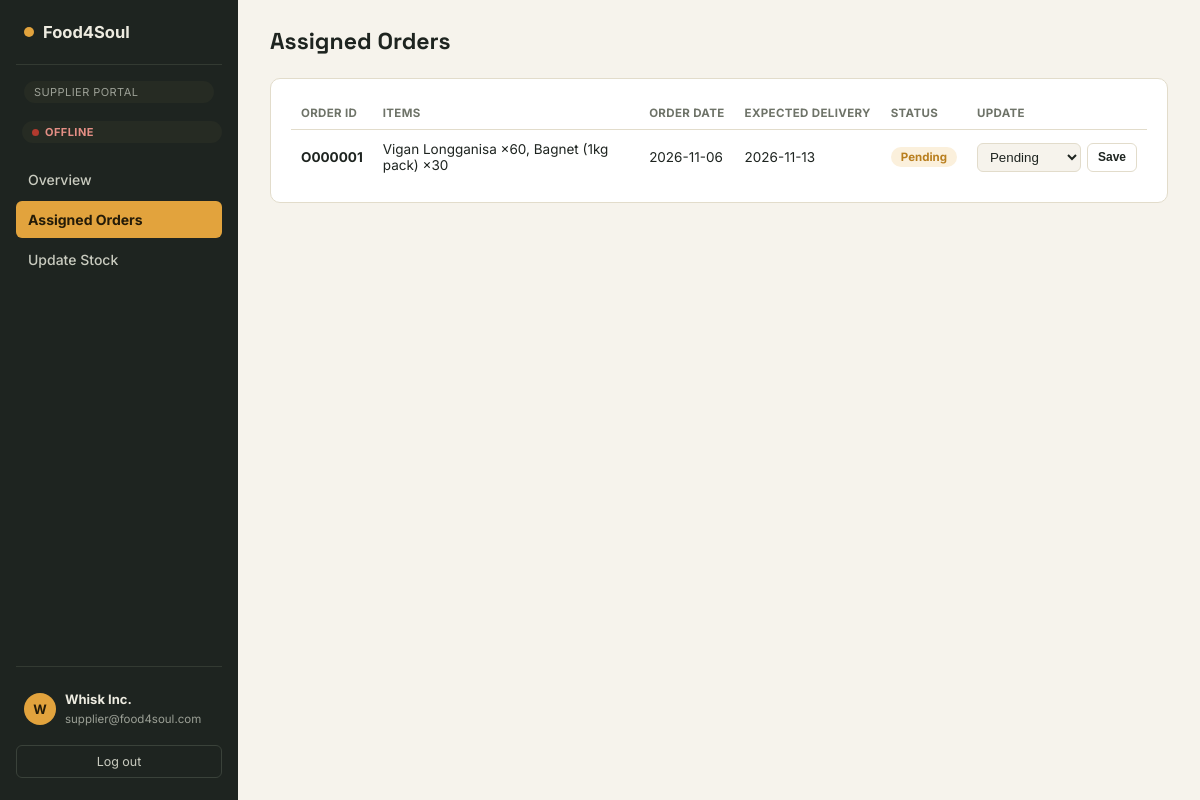
Page /supplier/orders.php (signed in) on the committed database.
### tables this page shows
CREATE TABLE orders (
  Order_ID                VARCHAR(10) PRIMARY KEY,
  Order_Date              DATE NOT NULL,
  Expected_Delivery_Date  DATE,
  Status                  ENUM('Pending','Processing','Delivered','Cancelled') DEFAULT 'Pending',
  Supplier_ID             VARCHAR(10),
  CONSTRAINT fk_orders_supplier
    FOREIGN KEY (Supplier_ID) REFERENCES suppliers(Supplier_ID) ON DELETE SET NULL
);

### includes/functions.php (called while the page is built, shortened)
<?php
function badge_class($status) {
    $map = [
        'Delivered' => 'ok', 'In Stock' => 'ok',
        'Pending' => 'warn', 'Low Stock' => 'bad', 'Out of Stock' => 'out',
        'Processing' => 'neutral', 'Cancelled' => 'bad',
        'Unread' => 'warn', 'Read' => 'neutral',
    ];
    return $map[$status] ?? 'neutral';
}

### supplier/orders.php (the view, shortened to what this page needs)
<?php
require_once __DIR__ . '/../includes/auth.php';
require_once __DIR__ . '/../includes/functions.php';
$supplierId = current_user()['Supplier_ID'];
$stmt = $pdo->prepare("SELECT * FROM orders WHERE Supplier_ID = ? ORDER BY Order_Date DESC");
$stmt->execute([$supplierId]);
$orders = $stmt->fetchAll();
$itemsStmt = $pdo->prepare("SELECT od.Quantity, p.Product_Name FROM order_details od JOIN products p ON p.Product_ID = od.Product_ID WHERE od.Order_ID = ?");
require __DIR__ . '/../includes/header.php';
?>
<div class="topbar"><h1>Assigned Orders</h1></div>
<div class="panel" data-live="orders"><div class="table-scroll">
  <table>
    <thead><tr><th>Order ID</th><th>Items</th><th>Order date</th><th>Expected delivery</th><th>Status</th><th>Update</th></tr></thead>
    <tbody>
      <?php foreach ($orders as $o):
        $itemsStmt->execute([$o['Order_ID']]);
        $itemStr = implode(', ', array_map(fn($i) => $i['Product_Name'] . ' ×' . $i['Quantity'], $itemsStmt->fetchAll()));
      ?>
        <tr>
          <td><strong><?= htmlspecialchars($o['Order_ID']) ?></strong></td>
          <td><?= htmlspecialchars($itemStr) ?></td>
          <td><?= htmlspecialchars($o['Order_Date']) ?></td>
          <td><?= htmlspecialchars($o['Expected_Delivery_Date']) ?></td>
          <td><span class="badge <?= badge_class($o['Status']) ?>" data-key="ostatus-<?= htmlspecialchars($o['Order_ID']) ?>"><?= htmlspecialchars($o['Status']) ?></span></td>
          <td>
            <?php if (in_array($o['Status'], ['Delivered', 'Cancelled'], true)): ?>
              <span class="hint"><?= $o['Status'] === 'Delivered' ? 'Delivered · stock added' : 'Closed' ?></span>
            <?php else: ?>
            <form method="post" style="display:flex;gap:6px;" onsubmit="var s=this.status.value; return s!=='Delivered' || confirm('Mark <?= htmlspecialchars($o['Order_ID']) ?> as delivered? This adds the ordered quantities to stock.');">
              <select class="inline-input" name="status" style="width:auto;">
                <?php foreach (['Pending','Processing','Delivered','Cancelled'] as $s): ?>
                  <option <?= $s === $o['Status'] ? 'selected' : '' ?>><?= $s ?></option>
                <?php endforeach; ?>
              </select>
              <button class="btn btn-ghost btn-sm" type="submit">Save</button>
            </form>
            <?php endif; ?>
          </td>
        </tr>
      <?php endforeach; ?>
    </tbody>
  </table>
</div></div>
<?php require __DIR__ . '/../includes/footer.php'; ?>

### assets/css/style.css (style rules this page uses)
:root { --ink:#1E2420; --ink-soft:#3A433C; --paper:#F6F3EC; --paper-raised:#FFFFFF; --line:#E2DCCB; --marigold:#E2A33D; --marigold-deep:#B97F1F; --basil:#3E6B52; --basil-soft:#E6EEE7; --paprika:#B23A2E; --paprika-soft:#F7E4DF; --slate:#6E7368; --radius-sm:6px; --radius-md:10px; --radius-lg:18px; }
* { box-sizing:border-box; }
html,body { height:100%; }
body { margin:0;font-family:'Inter',system-ui,sans-serif;background:var(--paper);color:var(--ink); }
h1,h2,h3,.num { font-family:'Space Grotesk',system-ui,sans-serif; }
.topbar { display:flex;align-items:center;justify-content:space-between;margin-bottom:22px;gap:16px;flex-wrap:wrap; }
.topbar h1 { font-size:23px;margin:0; }
.panel { background:var(--paper-raised);border:1px solid var(--line);border-radius:var(--radius-md);padding:18px 20px;margin-bottom:20px; }
.table-scroll { overflow-x:auto; }
table { width:100%;border-collapse:collapse;font-size:13.5px; }
th { text-align:left;font-size:11.5px;text-transform:uppercase;letter-spacing:.03em;color:var(--slate);padding:9px 10px;border-bottom:1px solid var(--line); }
td { padding:11px 10px;border-bottom:1px solid var(--line);vertical-align:middle; }
tr:last-child td { border-bottom:none; }
.badge { display:inline-block;padding:3px 10px;border-radius:999px;font-size:11.5px;font-weight:700; }
.badge.warn { background:#FBF0DC;color:var(--marigold-deep); }
.btn { border:none;border-radius:var(--radius-sm);padding:8px 14px;font-size:13px;font-weight:600;cursor:pointer;text-decoration:none;display:inline-block;transition:.12s; }
.btn-ghost { background:none;border:1px solid var(--line);color:var(--ink); }
.btn-sm { padding:5px 10px;font-size:12px; }
.inline-input { width:72px;padding:5px 8px;border-radius:var(--radius-sm);border:1px solid var(--line);background:var(--paper);color:var(--ink); }
th { white-space:nowrap; }

### rows in the picture
orders: Order_ID "O000001", itemStr "Vigan Longganisa ×60, Bagnet (1kg pack) ×30", Order_Date "2026-11-06", Expected_Delivery_Date "2026-11-13", Status "Pending", status "Pending"

### other values in the picture
$role "SUPPLIER"
$label "Overview"
$label "Assigned Orders"
$label "Update Stock"
mb_substr($user['Full_Name'] ?? '?', 0, 1) "W"
$user['Full_Name'] "Whisk Inc."
$user['Email_Address'] "supplier@food4soul.com"
